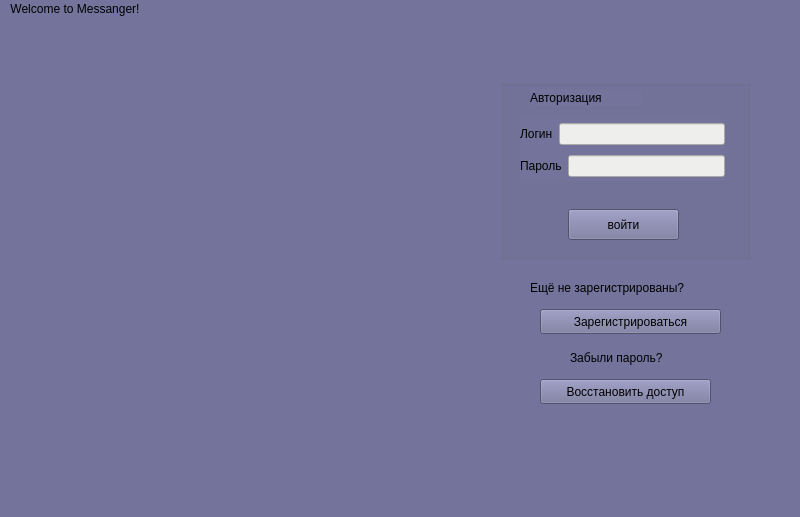
<?xml version="1.0" encoding="UTF-8"?>
<ui version="4.0">
 <class>MainWindow</class>
 <widget class="QMainWindow" name="MainWindow">
  <property name="geometry">
   <rect>
    <x>0</x>
    <y>0</y>
    <width>800</width>
    <height>517</height>
   </rect>
  </property>
  <property name="windowTitle">
   <string>MainWindow</string>
  </property>
  <property name="styleSheet">
   <string notr="true">background:  #73739b;</string>
  </property>
  <widget class="QWidget" name="centralwidget">
   <widget class="QGroupBox" name="groupBox">
    <property name="geometry">
     <rect>
      <x>500</x>
      <y>60</y>
      <width>251</width>
      <height>181</height>
     </rect>
    </property>
    <property name="title">
     <string/>
    </property>
    <widget class="QPushButton" name="pushButton">
     <property name="geometry">
      <rect>
       <x>68</x>
       <y>130</y>
       <width>111</width>
       <height>31</height>
      </rect>
     </property>
     <property name="text">
      <string>войти</string>
     </property>
    </widget>
    <widget class="QLabel" name="label_3">
     <property name="geometry">
      <rect>
       <x>30</x>
       <y>10</y>
       <width>111</width>
       <height>17</height>
      </rect>
     </property>
     <property name="text">
      <string>Авторизация</string>
     </property>
    </widget>
    <widget class="QWidget" name="layoutWidget">
     <property name="geometry">
      <rect>
       <x>20</x>
       <y>40</y>
       <width>205</width>
       <height>62</height>
      </rect>
     </property>
     <layout class="QVBoxLayout" name="verticalLayout_2">
      <item>
       <layout class="QHBoxLayout" name="horizontalLayout">
        <item>
         <widget class="QLabel" name="label">
          <property name="text">
           <string>Логин</string>
          </property>
         </widget>
        </item>
        <item>
         <widget class="QLineEdit" name="login">
          <property name="styleSheet">
           <string notr="true">background: rgb(238, 238, 236);</string>
          </property>
          <property name="text">
           <string/>
          </property>
         </widget>
        </item>
       </layout>
      </item>
      <item>
       <layout class="QHBoxLayout" name="horizontalLayout_2">
        <item>
         <widget class="QLabel" name="label_2">
          <property name="text">
           <string>Пароль</string>
          </property>
         </widget>
        </item>
        <item>
         <widget class="QLineEdit" name="password">
          <property name="styleSheet">
           <string notr="true">background: rgb(238, 238, 236);</string>
          </property>
         </widget>
        </item>
       </layout>
      </item>
     </layout>
    </widget>
   </widget>
   <widget class="QLabel" name="label_6">
    <property name="geometry">
     <rect>
      <x>570</x>
      <y>330</y>
      <width>121</width>
      <height>17</height>
     </rect>
    </property>
    <property name="text">
     <string>Забыли пароль?</string>
    </property>
   </widget>
   <widget class="QPushButton" name="pushButton_2">
    <property name="geometry">
     <rect>
      <x>540</x>
      <y>290</y>
      <width>181</width>
      <height>25</height>
     </rect>
    </property>
    <property name="text">
     <string>Зарегистрироваться</string>
    </property>
   </widget>
   <widget class="QPushButton" name="pushButton_3">
    <property name="geometry">
     <rect>
      <x>540</x>
      <y>360</y>
      <width>171</width>
      <height>25</height>
     </rect>
    </property>
    <property name="text">
     <string>Восстановить доступ</string>
    </property>
   </widget>
   <widget class="QLabel" name="label_5">
    <property name="geometry">
     <rect>
      <x>530</x>
      <y>260</y>
      <width>201</width>
      <height>17</height>
     </rect>
    </property>
    <property name="text">
     <string>Ещё не зарегистрированы?</string>
    </property>
   </widget>
   <widget class="QLabel" name="main_picture">
    <property name="geometry">
     <rect>
      <x>20</x>
      <y>0</y>
      <width>471</width>
      <height>391</height>
     </rect>
    </property>
    <property name="text">
     <string/>
    </property>
   </widget>
  </widget>
  <widget class="QMenuBar" name="menubar">
   <property name="geometry">
    <rect>
     <x>0</x>
     <y>0</y>
     <width>800</width>
     <height>22</height>
    </rect>
   </property>
   <widget class="QMenu" name="menuWelcome_to_Messanger">
    <property name="title">
     <string>Welcome to Messanger!</string>
    </property>
   </widget>
   <addaction name="menuWelcome_to_Messanger"/>
  </widget>
  <widget class="QStatusBar" name="statusbar"/>
 </widget>
 <resources/>
 <connections/>
</ui>
